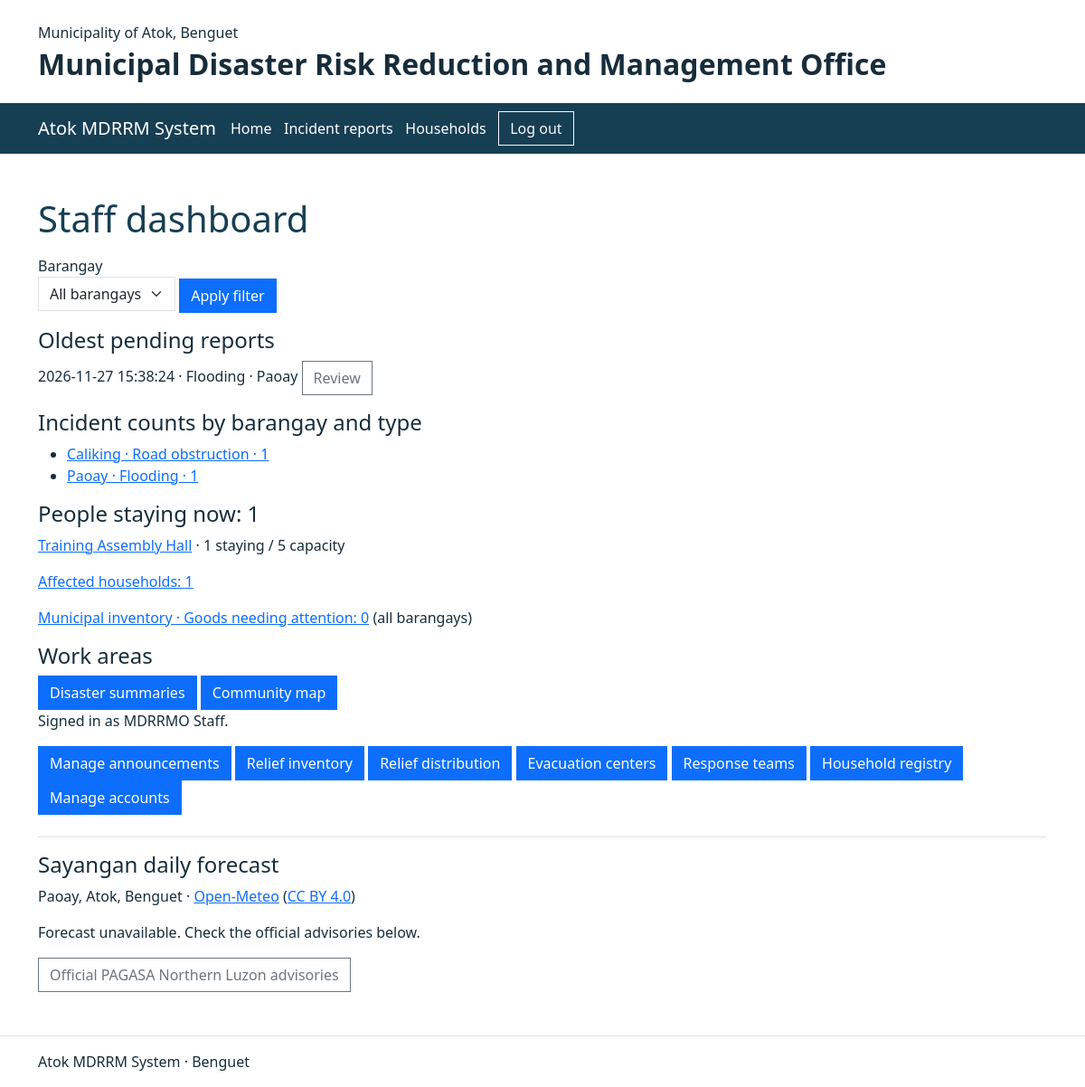
Page /dashboard/staff.php (signed in) on the committed database.
### tables this page shows
CREATE TABLE incidents (
    latitude DECIMAL(10,7),
    longitude DECIMAL(10,7),
    id INT UNSIGNED AUTO_INCREMENT PRIMARY KEY,
    submitted_by INT UNSIGNED NOT NULL,
    source ENUM('Resident','Phone','Walk-in') NOT NULL,
    contact_name VARCHAR(100) NOT NULL,
    contact_phone VARCHAR(13) NOT NULL,
    incident_type VARCHAR(30) NOT NULL,
    barangay VARCHAR(40) NULL,
    location VARCHAR(255) NOT NULL,
    description TEXT NOT NULL,
    status VARCHAR(20) NOT NULL DEFAULT 'Pending',
    reported_at TIMESTAMP NOT NULL DEFAULT CURRENT_TIMESTAMP,
    FOREIGN KEY (submitted_by) REFERENCES accounts(id)
);

CREATE TABLE evacuation_centers (
    latitude DECIMAL(10,7),
    longitude DECIMAL(10,7),
    id INT UNSIGNED AUTO_INCREMENT PRIMARY KEY,
    name VARCHAR(100) NOT NULL,
    barangay VARCHAR(40) NOT NULL,
    address VARCHAR(255) NOT NULL,
    capacity INT UNSIGNED NOT NULL,
    status ENUM('Open','Closed') NOT NULL,
    UNIQUE (barangay,name)
);

CREATE TABLE accounts (
    id INT UNSIGNED AUTO_INCREMENT PRIMARY KEY,
    full_name VARCHAR(100) NOT NULL,
    email VARCHAR(254) NOT NULL UNIQUE,
    password_hash VARCHAR(255) NOT NULL,
    phone VARCHAR(13) NULL,
    role ENUM('staff','resident') NOT NULL,
    active BOOLEAN NOT NULL DEFAULT TRUE,
    must_change BOOLEAN NOT NULL DEFAULT TRUE,
    session_version INT UNSIGNED NOT NULL DEFAULT 1
);

### includes/session.php (called while the page is built, shortened)
<?php
require_once __DIR__ . '/../config.php';
if (isset($_SESSION['user_id'])) {
    $query = $pdo->prepare('SELECT id, full_name, role, active, must_change, session_version FROM accounts WHERE id=?');
    $query->execute([$_SESSION['user_id']]);
    $user = $query->fetch();
}

### dashboard/staff.php (the view, shortened to what this page needs)
<?php
require __DIR__ . '/../includes/session.php';
require __DIR__ . '/../includes/header.php';
?>
<h1>Staff dashboard</h1>
<?php
$areas = ['Abiang','Caliking','Cattubo','Naguey','Paoay','Pasdong','Poblacion','Topdac'];
$area = in_array($_GET['barangay'] ?? '', $areas, true) ? $_GET['barangay'] : '';
$args = [$area, $area];
$query = $pdo->prepare("SELECT id,incident_type,barangay,reported_at FROM incidents
    WHERE status='Pending' AND (?='' OR barangay=?) ORDER BY reported_at,id LIMIT 5");
$query->execute($args);
$pending = $query->fetchAll();
$query = $pdo->prepare("SELECT incident_type,barangay,COUNT(*) AS total FROM incidents
    WHERE (?='' OR barangay=?) GROUP BY incident_type,barangay ORDER BY barangay,incident_type");
$query->execute($args);
$counts = $query->fetchAll();
$query = $pdo->prepare("SELECT c.id,c.name,c.barangay,c.capacity,COUNT(s.id) AS staying FROM evacuation_centers c
    LEFT JOIN evacuation_stays s ON s.center_id=c.id AND s.left_at IS NULL
    WHERE c.status='Open' AND (?='' OR c.barangay=?) GROUP BY c.id ORDER BY c.name");
$query->execute($args);
$centers = $query->fetchAll();
$query = $pdo->prepare("SELECT COUNT(*) FROM households WHERE registry_reason IN ('Affected','Monitored and affected') AND (?='' OR barangay=?)");
$query->execute($args);
$affected = $query->fetchColumn();
$attention = $pdo->query('SELECT COUNT(*) FROM relief_goods WHERE balance<=minimum_stock')->fetchColumn();
?>
<form method="get" class="mb-3">
    <label>Barangay
        <select class="form-select" name="barangay">
            <option value="">All barangays</option>
        </select>
    </label>
    <button class="btn btn-primary">Apply filter</button>
</form>
<h2 class="h4">Oldest pending reports</h2>
<?php foreach ($pending as $row): ?>
    <p><?= htmlspecialchars($row['reported_at'].' · '.$row['incident_type'].' · '.($row['barangay'] ?? 'Awaiting confirmation')) ?>
        <a class="btn btn-outline-secondary" href="../incidents/view.php?id=<?= (int)$row['id'] ?>">Review</a>
    </p>
<?php endforeach; ?>
<h2 class="h4">Incident counts by barangay and type</h2>
<ul>
    <?php foreach ($counts as $row): ?>
        <?php $name = $row['barangay'] ?? 'Awaiting confirmation'; ?>
        <li><a href="../incidents/index.php?<?= htmlspecialchars(http_build_query(['barangay'=>$name,'type'=>$row['incident_type']])) ?>">
            <?= htmlspecialchars($name.' · '.$row['incident_type'].' · '.$row['total']) ?>
        </a></li>
    <?php endforeach; ?>
</ul>
<h2 class="h4">People staying now: <?= array_sum(array_column($centers,'staying')) ?></h2>
<?php foreach ($centers as $center): ?>
    <p><a href="../evacuation/view.php?id=<?= (int)$center['id'] ?>&amp;tab=current"><?= htmlspecialchars($center['name']) ?></a>
        · <?= (int)$center['staying'] ?> staying / <?= (int)$center['capacity'] ?> capacity
    </p>
<?php endforeach; ?>
<p><a href="../households/index.php?affected=1&amp;barangay=<?= urlencode($area) ?>">Affected households: <?= (int)$affected ?></a></p>
<p><a href="../relief_inventory/index.php?attention=1">Municipal inventory · Goods needing attention: <?= (int)$attention ?></a> (all barangays)</p>
<h2 class="h4">Work areas</h2>
<a class="btn btn-primary" href="../summaries/index.php?barangay=<?= urlencode($area) ?>">Disaster summaries</a>
<a class="btn btn-primary" href="../map/index.php">Community map</a>
<p>Signed in as <?= htmlspecialchars($user['full_name']) ?>.</p>
<a class="btn btn-primary" href="../announcements/index.php">Manage announcements</a>
<a class="btn btn-primary" href="../relief_inventory/index.php">Relief inventory</a>
<a class="btn btn-primary" href="../relief_distribution/index.php">Relief distribution</a>
<a class="btn btn-primary" href="../evacuation/index.php">Evacuation centers</a>
<a class="btn btn-primary" href="../response/teams.php">Response teams</a>
<a class="btn btn-primary" href="../households/index.php">Household registry</a>
<a class="btn btn-primary" href="../accounts/index.php">Manage accounts</a>
<?php require __DIR__ . '/../includes/weather.php'; ?>
<?php require __DIR__ . '/../includes/footer.php'; ?>

### assets/css/site.css (style rules this page uses)
body { color: #172d3b; }
.navbar-toggler, .btn, .form-control, .form-select { border-radius: 0; }
main > p { max-width: 65ch; }
main h1 { color: #173f54; margin-bottom: 1rem; }

### rows in the picture
incidents: reported_at+incident_type+barangay "2026-11-27 15:38:24 · Flooding · Paoay"
evacuation_centers: name "Training Assembly Hall", staying "1", capacity "5"
accounts: full_name "MDRRMO Staff"

### other values in the picture
$name.' · '.$row['incident_type'].' · '.$row['total'] "Caliking · Road obstruction · 1"
$name.' · '.$row['incident_type'].' · '.$row['total'] "Paoay · Flooding · 1"
array_sum(array_column($centers,'staying')) "1"
$affected "1"
$attention "0"
